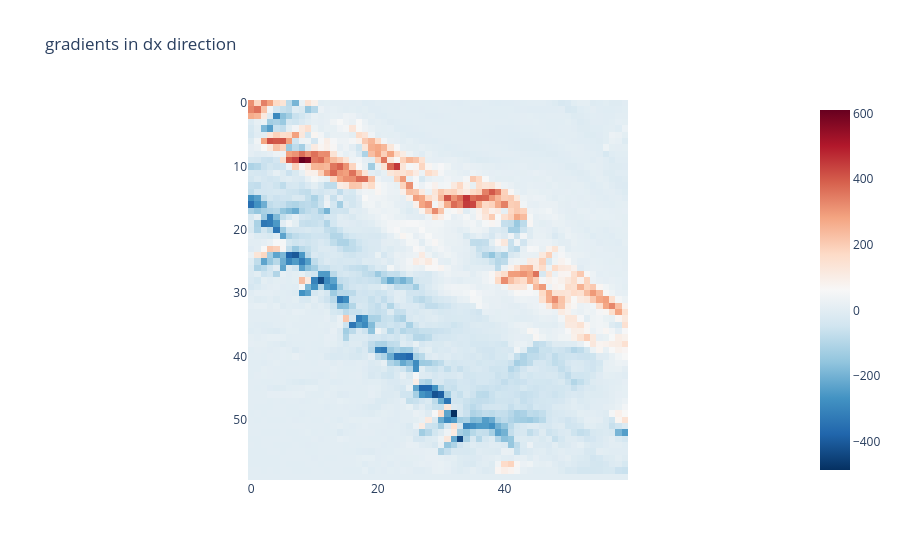

Notebook code cell kept with this figure:
### Code cell
fig = px.imshow(dx[1, :, :, :].squeeze(), 
                color_continuous_scale = 'RdBu_r',
                origin = "upper", 
                title = "gradients in dx direction")
fig.show()

### Figure 1 — Plotly figure (JSON) as saved in the notebook; plotly's stock layout.template omitted (floating-point values rounded to 4 significant figures; data arrays with more than 128 entries replaced by an {"elided": "..."} marker saying what was removed)
{"data": [{"coloraxis": "coloraxis", "hovertemplate": "x: %{x}<br>y: %{y}<br>color: %{z}<extra></extra>", "name": "0", "type": "heatmap", "xaxis": "x", "yaxis": "y", "z": {"elided": "60x60 float values"}}], "layout": {"coloraxis": {"colorscale": [[0, "rgb(5,48,97)"], [0.1, "rgb(33,102,172)"], [0.2, "rgb(67,147,195)"], [0.3, "rgb(146,197,222)"], [0.4, "rgb(209,229,240)"], [0.5, "rgb(247,247,247)"], [0.6, "rgb(253,219,199)"], [0.7, "rgb(244,165,130)"], [0.8, "rgb(214,96,77)"], [0.9, "rgb(178,24,43)"], [1, "rgb(103,0,31)"]]}, "title": {"text": "gradients in dx direction"}, "xaxis": {"anchor": "y", "constrain": "domain", "domain": [0, 1], "scaleanchor": "y"}, "yaxis": {"anchor": "x", "autorange": "reversed", "constrain": "domain", "domain": [0, 1]}}}
